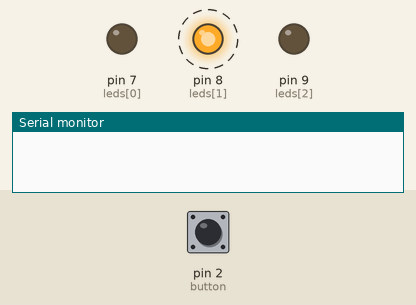
Bench run of a sketch on a simulated Arduino Uno, built with avr-gcc and run on an emulated ATmega328P. Shown: output pins drawn as LEDs (lit = HIGH), the last lines printed to the serial monitor. Dashed ring = blinking. The inputs (shaded band) are chosen by the test bench; at power-on: pin 2 (button) HIGH.

Above: at 0.84 s.
1.3 s: pin 2 (button) pulled LOW for 0.15 s
At 2.1 s:
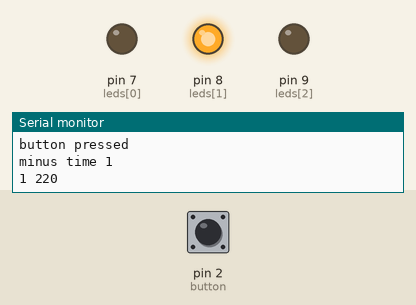
2.9 s: pin 2 (button) pulled LOW for 1 s
At 3.01 s:
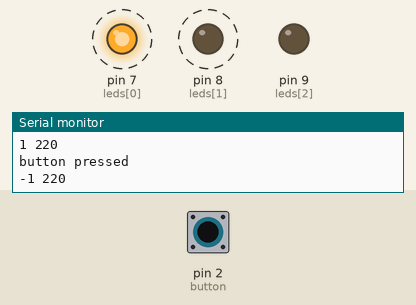
5.9 s: pin 2 (button) pulled LOW for 3.2 s
At 6.08 s:
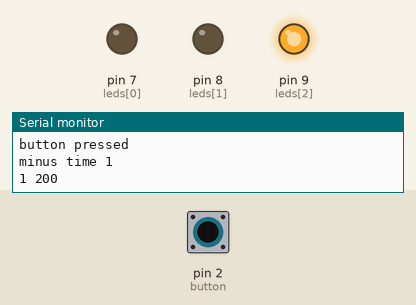
Timing chart, 0 to 8.9 s (numbered marks = the images above; inputs shaded):
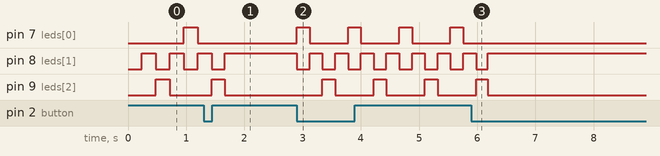

The sketch:

swatch_game_uno.ino
```cpp
#define NUM_LEDS 3

int leds[] = {
  7, 8, 9};
int button = 2;

int currLED = 0;
int prevLED = 0;
int winTime = 140;

volatile int chosenLED = -1;
volatile int delayTime = 240;
volatile int lastChosenTime = 0;
volatile int lastPress = 0;


void setup() {
  // set LED pins as outputs and
  // leave lights off
  for( int i=0; i<NUM_LEDS; i++) {
    pinMode( leds[i], OUTPUT );
    digitalWrite( leds[i], LOW );
  }

  // set button pin as input and
  // use internal pull-up resistor
  pinMode( button, INPUT );
  digitalWrite( button, HIGH );

  // attach interrupt to our function and
  // have it called when the signal falls
  // from high to low
  attachInterrupt( 0, buttonHit, CHANGE );

  Serial.begin( 9600 );
}

void loop() {
  // play game if we haven't reaching fastest level
  if ( delayTime > winTime ){
    switch( chosenLED ){
    case -1:
      // if the button hasn't been pressed to choose an LED
      // keep flashing the gam
      for( currLED=0; currLED<NUM_LEDS-1; currLED++) {
        digitalWrite( leds[currLED], HIGH );
        digitalWrite( leds[prevLED], LOW );
        delay( delayTime );
        prevLED = currLED;
      }
      for( currLED=NUM_LEDS-1; currLED>0; currLED--) {
        digitalWrite( leds[currLED], HIGH );
        digitalWrite( leds[prevLED], LOW );
        delay( delayTime );
        prevLED = currLED;
      }
      break;

    default:
      // light up the chosen LED
      for( int i=0; i<chosenLED; i++ ) {
        digitalWrite( leds[i], LOW );
      }
      for( int i=chosenLED+1; i<NUM_LEDS; i++ ) {
        digitalWrite( leds[i], LOW );
      }
      digitalWrite( leds[chosenLED], HIGH );

    }
  }
  else {
    for( int i=0; i<NUM_LEDS; i++) {
      digitalWrite( leds[i], HIGH );
    }
    delay( 150 );
    for( int i=0; i<NUM_LEDS; i++) {
      digitalWrite( leds[i], LOW );
    }
    delay( 150 );
  }

  /*Serial.print("delayTime: ");
   Serial.print(delayTime);
   Serial.print(" chosenLED: " );
   Serial.println(chosenLED);
   */
}

void buttonHit () {
  // button debounce
  int currState = digitalRead( button );

  if ( millis() - lastPress > 100 && currState==LOW) {
    Serial.println("button pressed");
    // select LED
    if( chosenLED == -1 ) {
      chosenLED = currLED;
      lastChosenTime = millis();

      if( chosenLED == 1 && delayTime >= winTime ) {
        delayTime = delayTime-20;
        Serial.print( "minus time " );
        Serial.println( chosenLED );
      }
    }

    // if an LED has been selected over a second ago
    // start next round of game
    if ( chosenLED != -1 && ( millis()-lastChosenTime > 1000 )) {
      chosenLED = -1;
    }

    Serial.print( chosenLED );
    Serial.print( " ");
    Serial.println( delayTime );
  }
  lastPress = millis();
}
```

Measured:
- after the input at 1.3 s, pin 7 (leds[0]): stays LOW (without the input it goes to HIGH after 0.62 s); pin 8 (leds[1]): goes on until 1.7 s, then stays HIGH; pin 9 (leds[2]): goes on until 1.7 s, then stays LOW
- after the input at 2.9 s, pin 7 (leds[0]): alternates HIGH for 0.22 s and LOW for 0.66 s, starting at once; pin 8 (leds[1]): alternates HIGH for 0.22 s and LOW for 0.22 s, starting at once; pin 9 (leds[2]): alternates HIGH for 0.22 s and LOW for 0.66 s, starting after 0.44 s
- after the input at 5.9 s, pin 7 (leds[0]): stops changing and stays LOW; pin 8 (leds[1]): goes on until 6.2 s, then stays HIGH; pin 9 (leds[2]): goes on until 6.2 s, then stays LOW
- by itself, pin 8 (leds[1]): alternates HIGH for 0.24 s and LOW for 0.24 s
